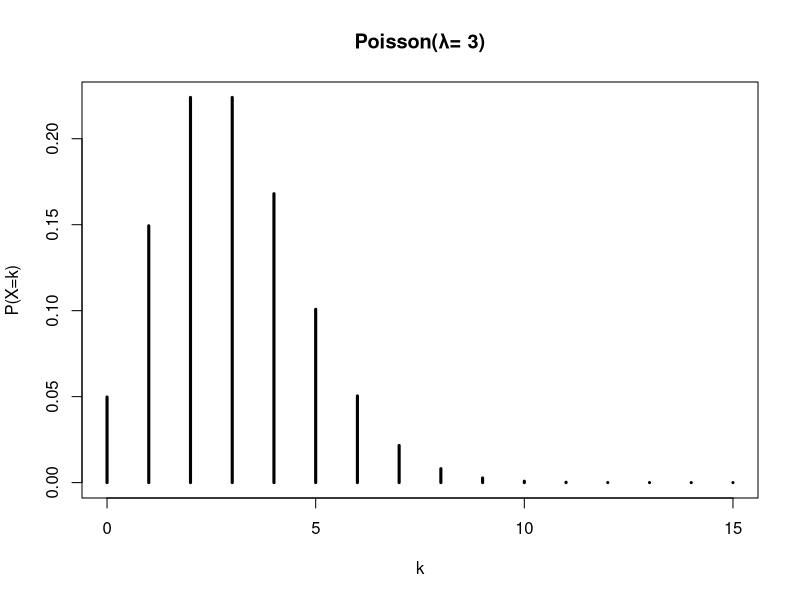
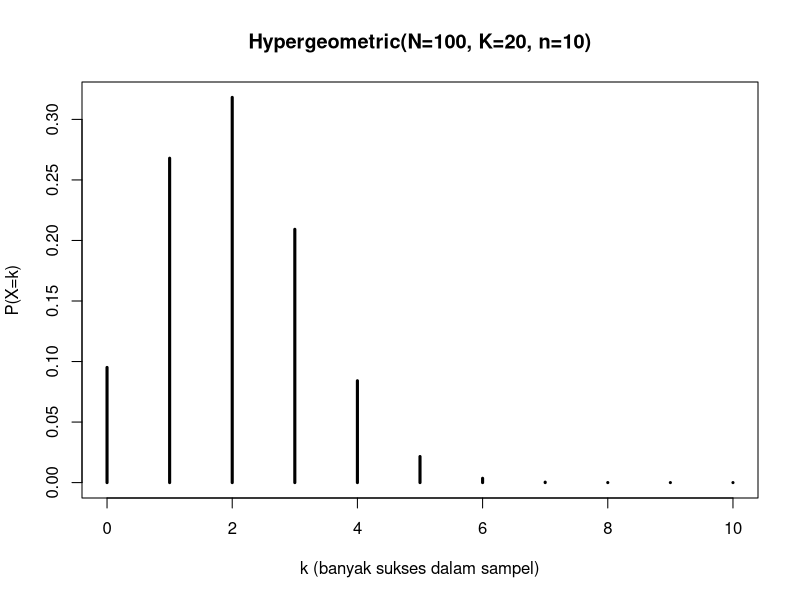
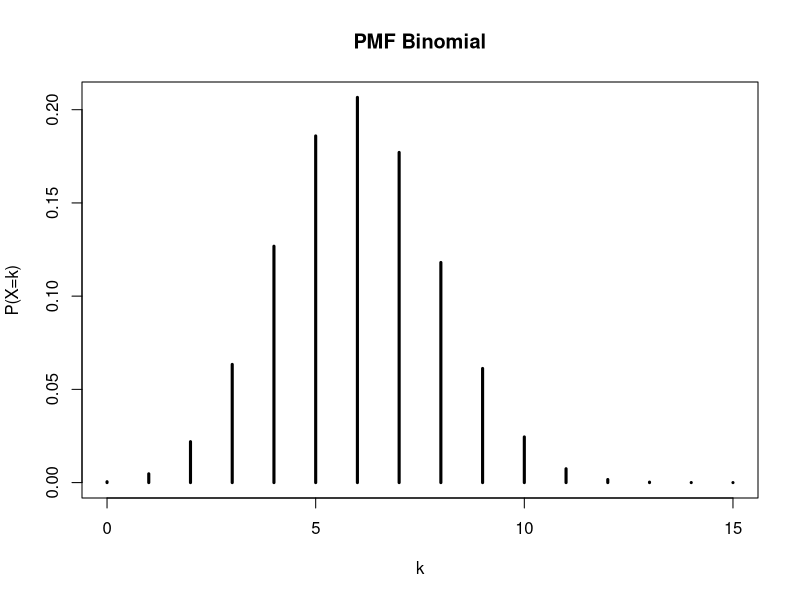
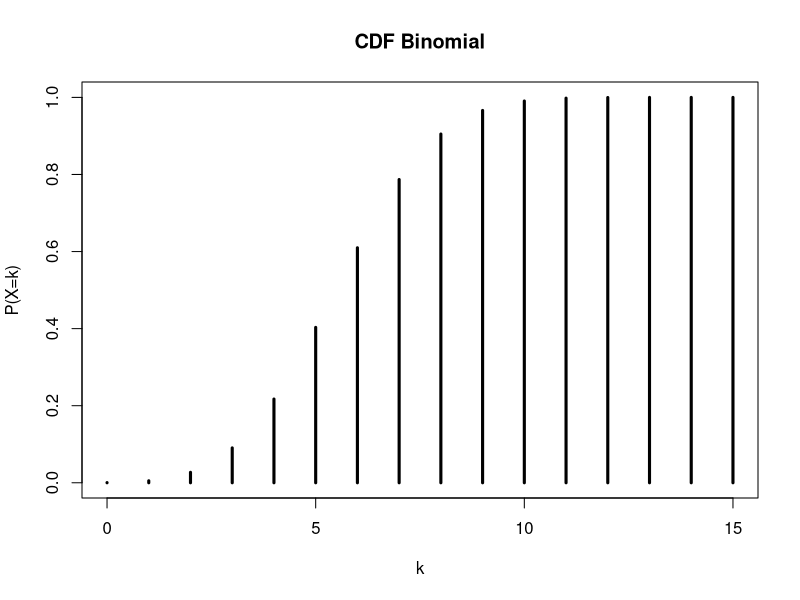
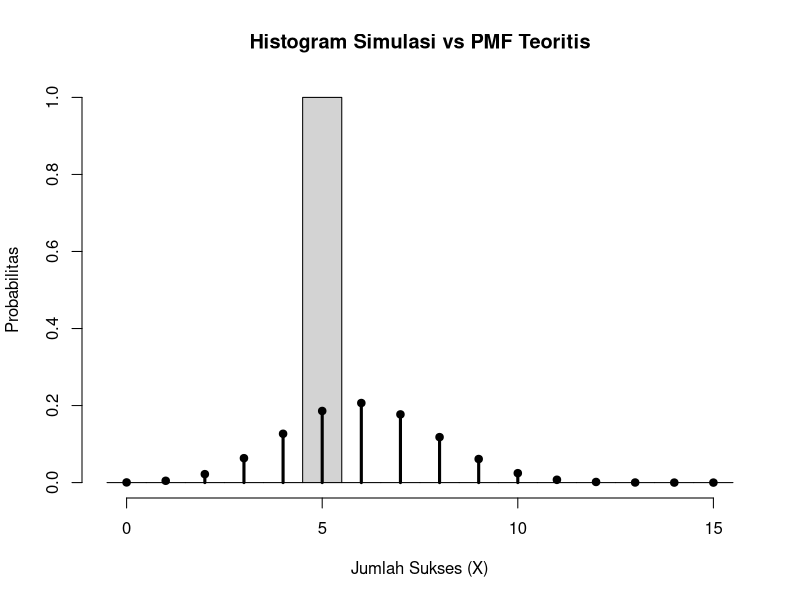

Write R code to recreate these figures, in order.
# 1. Jika rata-rata pelanggan datang ke toko adalah 3 orang per jam,
# modelkan dengan Poisson dan hitung P(X≥5)

lambda <- 3
x <- 0:15
pmf <- dpois(x, lambda)
pmf
plot(x, pmf, type='h', lwd=3, main='Poisson(λ= 3)', xlab='k', ylab='P(X=k)')

# P(X >= 5) = 1 - P(X <= 4)
p_lebihdari_5 <- 1 - ppois(4, lambda)
p_lebihdari_5


#2. Dari 100 bola (20 berwarna merah), diambil 10 tanpa pengembalian.
# Modelkan jumlah bola merah yang diambil dengan sebaran hipergeometrik 

N <- 100   
K <- 20
n <- 10   
# Domain k
k <- seq(from = max(0, n + K - N), to = min(n, K))

pmf <- dhyper(k, m = K, n = N - K, k = n)
data.frame(k = k, P = pmf)

plot(k, pmf, type = "h", lwd = 3,
     main = paste0("Hypergeometric(N=",N,", K=",K,", n=",n,")"),
     xlab = "k (banyak sukses dalam sampel)", ylab = "P(X=k)")

# Simulasi sampling tanpa pengembalian
m <- 10
samp <- rhyper(m, m = K, n = N - K, k = n)
mean(samp)   
n*K/N 
var(samp)    
n*K/N * (1-K/N) * ((N-n)/(N-1))

# 3. Simulasikan 1.000 percobaan Binomial (n=15, p=0.4)

set.seed(123)
n <- 15 
p <- 0.4
x <- 0:n
pmf <- dbinom(x, size=n, prob=p)
cdf <- pbinom(x, size=n, prob=p)
plot(x, pmf, type="h", lwd=3, main="PMF Binomial", xlab="k", ylab="P(X=k)")
plot(x, cdf, type="h", lwd=3, main="CDF Binomial", xlab="k", ylab="P(X=k)")

# Simulasi 1.000 percobaan 
m <- 1.000
sampel_binom <- rbinom(m, size = n, prob = p)
sampel_binom

# Membandingkan histogram hasil simulasi dengan PMF teoritis
hist(sampel_binom,
     breaks = seq(-0.5, 15.5, by = 1),
     probability = TRUE,
     main = "Histogram Simulasi vs PMF Teoritis",
     xlab = "Jumlah Sukses (X)",
     ylab = "Probabilitas")
# PMF teoritis
points(x, pmf, pch = 19)
lines(x, pmf, type = "h", lwd = 3)
#rata-rata simulasi
mean(sampel_binom)
#rata-rata teoritis
n*p
